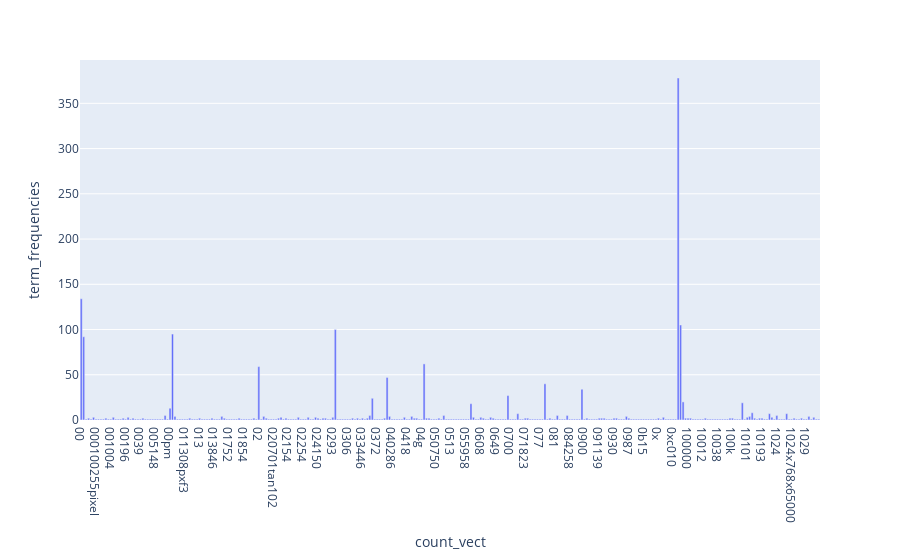

The notebook cell this image was saved under:
### Code cell
#Exercise 12 (take home)

import plotly.express as px
import pandas as pd
df = pd.DataFrame(dict(
    count_vect = count_vect.get_feature_names_out()[:300],
    term_frequencies = term_frequencies[:300]))

fig = px.bar(df, x = 'count_vect', y = 'term_frequencies')

fig.show()

### Figure 1 — Plotly figure (JSON) as saved in the notebook; plotly's stock layout.template omitted (floating-point values rounded to 4 significant figures; data arrays with more than 128 entries replaced by an {"elided": "..."} marker saying what was removed)
{"data": [{"alignmentgroup": "True", "hovertemplate": "count_vect=%{x}<br>term_frequencies=%{y}<extra></extra>", "legendgroup": "", "marker": {"color": "#636efa", "pattern": {"shape": ""}}, "name": "", "offsetgroup": "", "orientation": "v", "showlegend": false, "textposition": "auto", "type": "bar", "x": {"elided": "300 str values"}, "xaxis": "x", "y": {"elided": "300 int values"}, "yaxis": "y"}], "layout": {"barmode": "relative", "legend": {"tracegroupgap": 0}, "margin": {"t": 60}, "xaxis": {"anchor": "y", "domain": [0, 1], "title": {"text": "count_vect"}}, "yaxis": {"anchor": "x", "domain": [0, 1], "title": {"text": "term_frequencies"}}}}
